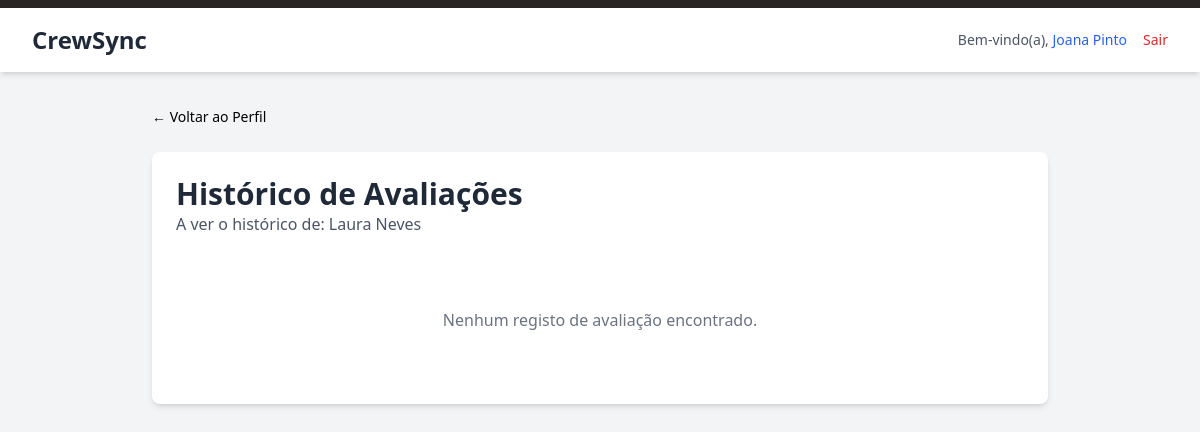
Page /public/historico_avaliacoes.php?id=6 (signed in) on the earlier database version.
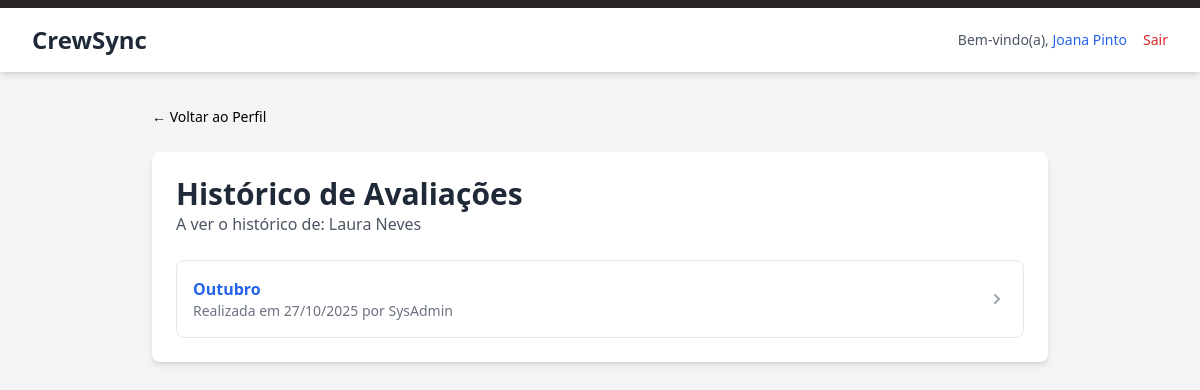
Same page on the later database version.
### tables this page shows
CREATE TABLE `avaliacoes` (
  `id` int(10) UNSIGNED NOT NULL,
  `funcionario_id` int(10) UNSIGNED NOT NULL,
  `avaliador_user_id` int(10) UNSIGNED DEFAULT NULL,
  `periodo` varchar(100) NOT NULL,
  `data_avaliacao` date NOT NULL,
  `comentarios_finais` text DEFAULT NULL,
  `objetivos_futuros` text DEFAULT NULL,
  `status` varchar(50) NOT NULL DEFAULT 'Concluída'
);

### public/historico_avaliacoes.php (the view, shortened to what this page needs)
<?php
require_once '../config/db.php';
$funcionario_id = (int)$_GET['id'];
try {
    $stmt_func = $pdo->prepare("SELECT nome_completo FROM funcionarios WHERE id = ?");
    $stmt_func->execute([$funcionario_id]);
    $funcionario_nome = $stmt_func->fetchColumn();
    $stmt_avaliacoes = $pdo->prepare("
        SELECT a.*, COALESCE(u.nome, u.email) as avaliador_nome
        FROM avaliacoes a
        LEFT JOIN utilizadores u ON a.avaliador_user_id = u.id
        WHERE a.funcionario_id = ?
        ORDER BY a.data_avaliacao DESC
    ");
    $stmt_avaliacoes->execute([$funcionario_id]);
    $avaliacoes = $stmt_avaliacoes->fetchAll(PDO::FETCH_ASSOC);
} catch (PDOException $e) {
    die("Erro ao carregar o histórico: " . $e->getMessage());
}
?>
<!DOCTYPE html>
<html lang="pt-PT" class="bg-gray-100">
<head>
    <link href="<?= BASE_URL ?>/public/css/style.css" rel="stylesheet">
</head>
<body class="bg-gray-100">
    <?php include_once '../src/templates/header.php'; ?>
    <main class="p-8">
        <div class="max-w-4xl mx-auto">
            <div class="mb-6">
                <a href="funcionario_detalhe.php?id=<?= $funcionario_id ?>" class="inline-flex items-center gap-2 text-sm ...">
                    &larr; Voltar ao Perfil
                </a>
            </div>
            <div class="bg-white rounded-lg shadow-md p-6">
                <h1 class="text-3xl font-bold text-gray-800">Histórico de Avaliações</h1>
                <p class="text-gray-600 mb-6">A ver o histórico de: <strong class="font-medium"><?= htmlspecialchars($funcionario_nome) ?></strong></p>
                <div class="space-y-4">
                    <?php if (empty($avaliacoes)): ?>
                        <p class="text-center text-gray-500 py-12">Nenhum registo de avaliação encontrado.</p>
                    <?php else: ?>
                        <?php foreach ($avaliacoes as $avaliacao): ?>
                            <a href="ver_avaliacao.php?id=<?= $avaliacao['id'] ?>" class="block border rounded-lg p-4 transition-all duration-300 hover:bg-gray-50 hover:shadow-sm">
                                <div class="flex justify-between items-center">
                                    <div>
                                        <p class="font-semibold text-blue-600"><?= htmlspecialchars($avaliacao['periodo']) ?></p>
                                        <p class="text-sm text-gray-500">
                                            Realizada em <?= htmlspecialchars(date('d/m/Y', strtotime($avaliacao['data_avaliacao']))) ?>
                                            por <?= htmlspecialchars($avaliacao['avaliador_nome'] ?? 'Utilizador Apagado') ?>
                                        </p>
                                    </div>
                                    <svg xmlns="http://www.w3.org/2000/svg" class="h-5 w-5 text-gray-400" viewBox="0 0 20 20" fill="currentColor"><path fill-rule="evenodd" d="M7.293 14.707a1 1 0 010-1.414L10.586 10 7.293 6.707a1 1 0 011.414-1.414l4 4a1 1 0 010 1.414l-4 4a1 1 0 01-1.414 0z" clip-rule="evenodd" /></svg>
                                </div>
                            </a>
                        <?php endforeach; ?>
                    <?php endif; ?>
                </div>
            </div>
        </div>
    </main>
</body>
</html>

Differences in the rows shown:
added avaliacoes: periodo "Outubro", data_avaliacao "27/10/2025", avaliador_nome "SysAdmin"
Other differences:
text no longer shown: "Nenhum registo de avaliação encontrado."
